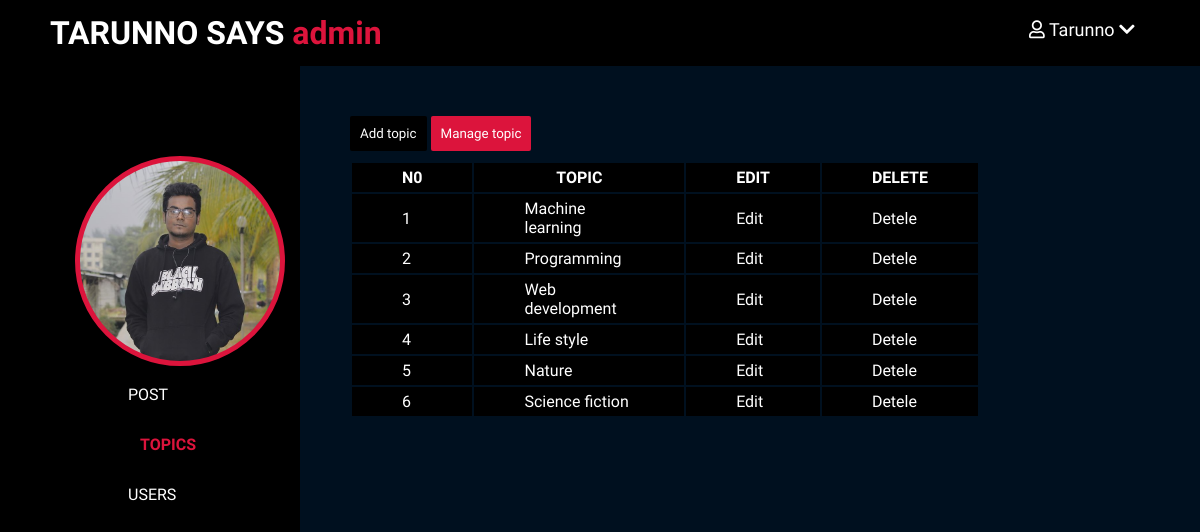
Screenshot of /admin/topics/index.php (signed in) with the database file from the repository.
### tables this page shows
CREATE TABLE `topics` (
  `id` int(11) NOT NULL,
  `title` varchar(30) NOT NULL,
  `description` text NOT NULL
);

### includes/db.inc.php (called while the page is built, shortened)
<?php
	require 'connect.inc.php';
	function selectAll($table, $conditions = []){
		global $con;
		$sql = "SELECT * FROM $table";
		if(empty($conditions)){
			$stmt = mysqli_stmt_init($con);
			mysqli_stmt_prepare($stmt, $sql);
			mysqli_stmt_execute($stmt);
			$result = mysqli_stmt_get_result($stmt);
			return $result;
		}
	}

### includes/topics.inc.php (called while the page is built, shortened)
<?php
	$topics = selectAll('topics');

### admin/topics/index.php (the view, shortened to what this page needs)
<?php include '../../includes/topics.inc.php' ?>
<!DOCTYPE html>
<html lang="en" dir="ltr">
    <head>
        <link rel="stylesheet" href="https://cdnjs.cloudflare.com/ajax/libs/font-awesome/5.7.2/css/all.min.css"  />
        <link rel="stylesheet" href="../../css/index.css">
        <link rel="stylesheet" href="../../css/admin_topics.css">
    </head>
    <body>
        <header>
            <div class="logo">
				<h1 class="logo-text"> TARUNNO SAYS <span style="color: crimson;"> admin </span> </h1>
            </div>
            <ul class="nav">
                <li id="user2">
                    <a href="#">
                        <i class="far fa-user"></i>
                        <?php echo $_SESSION['username']; ?>
                        <i class='fa fa-chevron-down' id="right2"></i>
                    </a>
                </li>
            </ul>
        </header>
        <div class="admin-container">
            <div class="admin-options">
				<?php
					if($_SESSION['profile_img_status'] == 1){
						echo '<div class="admin-pic" style="
							background-image: url(../../uploads/profile'.$_SESSION['id'].'.jpg);
							background-size: cover;
							backgroud-position: center; ">
						</div>';
					}
					else{
						echo '<div class="admin-pic" style="
							background-image: url(../../uploads/Default.png);
							background-size: cover;
							beckgroud-position: center; ">
						</div>';
					}
				?>
                <ul>
                    <li> <a href="../post/index.php"> POST </a> </li>
                    <li> <a href="../topics/index.php" style="position: relative;
				    left: 40%; font-weight: bold; color: crimson;"> TOPICS</a> </li>
                    <li> <a href="../users/index.php"> USERS </a> </li>
                </ul>
            </div>
            <div class="admin-edit">
                <div class="admin-edit-create">
                    <button type="button" name="button" class="add-post"> <a href="create.php"> Add topic</a></button>
                    <button type="button" name="button" class="Manage-post" style="background: crimson;"> <a href="index.php">Manage topic</a> </button>
                    <table>
                        <thead>
                            <th>N0</th>
                            <th>TOPIC</th>
                            <th>EDIT</th>
                            <th>DELETE</th>
                        </thead>
                        <tbody>
                            <?php
                            $i = 1;
                                while($row = mysqli_fetch_assoc($topics)){
                                    echo '<tr>
                                        <td>'.$i.'</td>
                                        <td>'.$row['title'].'</td>
                                        <td> <a href="edit.php?id='.$row['id'].'" class="edit" id="'.$row['id'].'"> Edit</a> </td>
                                        <td> <a href="index.php?del_id='.$row['id'].'" calss="detele" id="'.$row['id'].'">Detele</a> </td>
                                    </tr>';
                                    $i++;
                                }
                            ?>
                        </tbody>
                    </table>
                </div>
            </div>
        </div>
    </body>
</html>

### css/index.css (style rules this page uses)
* { padding: 0; margin: 0; }
.logo-text { margin-left: 20px; }
body { height: 100%; overflow-x: hidden; background-color: black; }
header { background-color: transparent; height: 66px; }
header * { font-family: 'Saira Condensed', sans-serif; color: #fff; }
header .logo { line-height: 66px; float: left; }
header ul { display: block; float: right; list-style: none; margin-right: 10px; }
header ul li { float: left; position: relative; }
header ul li a { display: block; text-decoration: none; padding: 19px; font-size: 18px; }
#user2 { width: 180px; }
#right2 { transition: .5s; }

### css/admin_topics.css (style rules this page uses)
body { height: 100%; width: 100%; }
.logo { margin-left: 30px; }
header * { background-color: black; color: #fff; }
header { background-color: black; color: #fff; }
header ul li a { background-color: black; }
.admin-pic { border: 5px solid crimson; display: inline-block; width: 200px; height: 200px; margin-left: 25%; margin-top: 30%; border-radius: 200px; }
.admin-container { font-family: 'Saira Condensed', sans-serif; color: #fff; width: 100%; min-height: 100vh; height: 100%; }
.admin-options { width: 25%; float: left; min-height: 100vh; height: 100%; background-color: black; }
.admin-edit { width: 75%; float: left; height: 100%; min-height: 100vh; background-color: #00101f; }
.admin-options ul li { width: 100%; height: 50px; }
.admin-options ul li a { padding: 20px; font-family: 'Saira Condensed', sans-serif; color: #fff; position: relative; top: 30%; left: 36%; transform: translate(-50%, -50%); text-decoration: none; transition: .5s; }
.admin-edit button a { text-decoration: none; font-family: 'Saira Condensed', sans-serif; color: #fff; }
.admin-edit button { background-color: black; padding: 10px; border: none; border-radius: 2px; margin-bottom: 10px; }
.admin-edit table a { text-decoration: none; color: #fff; }
.admin-edit td, .admin-edit th { background-color: black; padding: 5px 50px 5px 50px; }
.admin-edit-create { width: 70%; height: 60%; padding: 50px; }

### rows the page displays
topics: title "Machine learning"
topics: title "Programming"
topics: title "Web development"
topics: title "Life style"
topics: title "Nature"
topics: title "Science fiction"

### other values shown
$_SESSION['username'] "Tarunno"
